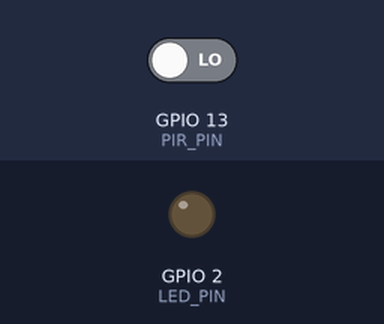
The sketch below on a simulated ESP32. On the bench: output pins drawn as LEDs (lit = HIGH). The test bench sets the inputs (shaded band); at power-on: GPIO 13 (PIR_PIN) LOW. WiFi joins after 1.5 s; servers stay silent unless stated; no MQTT or app messages arrive unless stated; what the sketch prints to the serial monitor is not drawn.

Above: at 2.7 s.
2.8 s: GPIO 13 (PIR_PIN) driven HIGH
At 3.5 s:
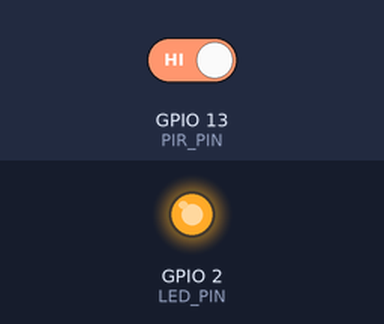
4.4 s: GPIO 13 (PIR_PIN) driven LOW
At 6.0 s:
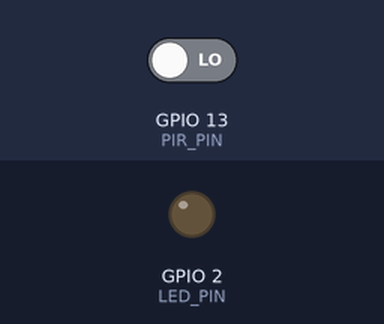
Timing chart, 0 to 7.5 s (numbered marks = the images above; inputs shaded):
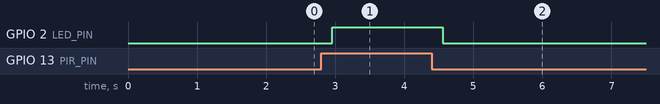

The sketch:

System-_Monitoring_MQTT.ino
```cpp
#include <WiFi.h>
#include <PubSubClient.h>

#define PIR_PIN 13
#define LED_PIN 2

const char* ssid = "jhu";
const char* password = "passcode";
const char* mqtt_server = "10.168.190.65";

WiFiClient espClient;
PubSubClient client(espClient);

bool lastState = LOW;

void setup_wifi() {
  Serial.print("Connecting to WiFi...");
  WiFi.begin(ssid, password);

  while (WiFi.status() != WL_CONNECTED) {
    delay(500);
    Serial.print(".");
  }

  Serial.println("\nWiFi Connected");
}

void reconnect() {
  while (!client.connected()) {
    Serial.print("Connecting to MQTT...");
    if (client.connect("ESP32Client")) {
      Serial.println("Connected");
    } else {
      Serial.print("Failed, rc=");
      Serial.print(client.state());
      delay(2000);
    }
  }
}

void setup() {
  Serial.begin(115200);

  pinMode(PIR_PIN, INPUT);
  pinMode(LED_PIN, OUTPUT);

  setup_wifi();
  client.setServer(mqtt_server, 1884);

  Serial.println("System Ready");
}

void loop() {

  if (!client.connected()) reconnect();
  client.loop();

  int motion = digitalRead(PIR_PIN);

  // LED indication
  if (motion == HIGH) {
    digitalWrite(LED_PIN, HIGH);
  } else {
    digitalWrite(LED_PIN, LOW);
  }

  // ✅ Send ONLY when motion starts
  if (motion == HIGH && lastState == LOW) {
    Serial.println("Motion Detected → Sending MQTT");
    client.publish("lab/pc/status", "active");
  }

  // Debug
  if (motion == LOW && lastState == HIGH) {
    Serial.println("Motion Ended");
  }

  lastState = motion;

  delay(200);
}
```

Measured:
- after the input at 2.8 s, GPIO 2 (LED_PIN): LOW → HIGH after 0.15 s
- after the input at 4.4 s, GPIO 2 (LED_PIN): HIGH → LOW after 0.16 s
